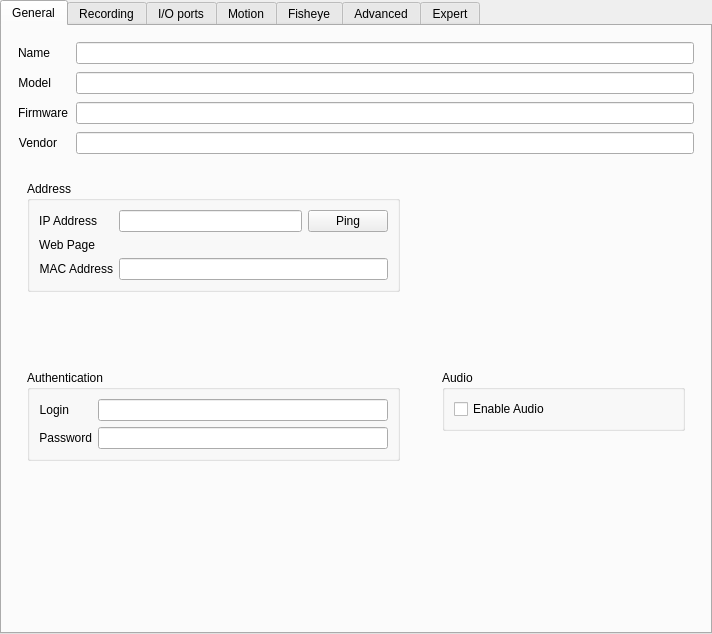
<?xml version="1.0" encoding="UTF-8"?>
<ui version="4.0">
 <class>SingleCameraSettingsWidget</class>
 <widget class="QWidget" name="SingleCameraSettingsWidget">
  <property name="geometry">
   <rect>
    <x>0</x>
    <y>0</y>
    <width>712</width>
    <height>634</height>
   </rect>
  </property>
  <layout class="QVBoxLayout" name="verticalLayout_8">
   <property name="spacing">
    <number>0</number>
   </property>
   <property name="leftMargin">
    <number>0</number>
   </property>
   <property name="topMargin">
    <number>0</number>
   </property>
   <property name="rightMargin">
    <number>0</number>
   </property>
   <property name="bottomMargin">
    <number>0</number>
   </property>
   <item>
    <widget class="QTabWidget" name="tabWidget">
     <property name="currentIndex">
      <number>0</number>
     </property>
     <widget class="QWidget" name="generalTab">
      <attribute name="title">
       <string>General</string>
      </attribute>
      <layout class="QVBoxLayout" name="verticalLayout_2" stretch="0,0,0,1">
       <property name="leftMargin">
        <number>16</number>
       </property>
       <property name="topMargin">
        <number>16</number>
       </property>
       <property name="rightMargin">
        <number>16</number>
       </property>
       <property name="bottomMargin">
        <number>16</number>
       </property>
       <item>
        <layout class="QFormLayout" name="topFormLayout">
         <property name="fieldGrowthPolicy">
          <enum>QFormLayout::AllNonFixedFieldsGrow</enum>
         </property>
         <property name="horizontalSpacing">
          <number>8</number>
         </property>
         <property name="verticalSpacing">
          <number>8</number>
         </property>
         <item row="0" column="0">
          <widget class="QLabel" name="nameLabel">
           <property name="text">
            <string>Name</string>
           </property>
           <property name="alignment">
            <set>Qt::AlignRight|Qt::AlignTrailing|Qt::AlignVCenter</set>
           </property>
          </widget>
         </item>
         <item row="0" column="1">
          <widget class="QLineEdit" name="nameEdit"/>
         </item>
         <item row="1" column="0">
          <widget class="QLabel" name="modelLabel">
           <property name="text">
            <string>Model</string>
           </property>
           <property name="alignment">
            <set>Qt::AlignRight|Qt::AlignTrailing|Qt::AlignVCenter</set>
           </property>
          </widget>
         </item>
         <item row="1" column="1">
          <widget class="QLineEdit" name="modelEdit">
           <property name="readOnly">
            <bool>true</bool>
           </property>
          </widget>
         </item>
         <item row="2" column="0">
          <widget class="QLabel" name="firmwareLabel">
           <property name="text">
            <string>Firmware</string>
           </property>
           <property name="alignment">
            <set>Qt::AlignRight|Qt::AlignTrailing|Qt::AlignVCenter</set>
           </property>
          </widget>
         </item>
         <item row="2" column="1">
          <widget class="QLineEdit" name="firmwareEdit">
           <property name="readOnly">
            <bool>true</bool>
           </property>
          </widget>
         </item>
         <item row="3" column="0">
          <widget class="QLabel" name="vendorLabel">
           <property name="text">
            <string>Vendor</string>
           </property>
           <property name="alignment">
            <set>Qt::AlignRight|Qt::AlignTrailing|Qt::AlignVCenter</set>
           </property>
          </widget>
         </item>
         <item row="3" column="1">
          <widget class="QLineEdit" name="vendorEdit">
           <property name="readOnly">
            <bool>true</bool>
           </property>
          </widget>
         </item>
        </layout>
       </item>
       <item>
        <layout class="QGridLayout" name="generalGridLayout" columnstretch="3,2">
         <property name="topMargin">
          <number>12</number>
         </property>
         <property name="horizontalSpacing">
          <number>24</number>
         </property>
         <property name="verticalSpacing">
          <number>20</number>
         </property>
         <item row="0" column="1">
          <widget class="QnImageControlWidget" name="imageControlWidget" native="true">
           <property name="focusPolicy">
            <enum>Qt::TabFocus</enum>
           </property>
          </widget>
         </item>
         <item row="1" column="1">
          <widget class="QWidget" name="widget_4" native="true">
           <layout class="QVBoxLayout" name="verticalLayout_11">
            <item>
             <widget class="QGroupBox" name="audioGroupBox">
              <property name="title">
               <string>Audio</string>
              </property>
              <property name="flat">
               <bool>true</bool>
              </property>
              <layout class="QVBoxLayout" name="audioVerticalLayout">
               <item>
                <widget class="QCheckBox" name="enableAudioCheckBox">
                 <property name="text">
                  <string>Enable Audio</string>
                 </property>
                </widget>
               </item>
              </layout>
             </widget>
            </item>
            <item>
             <spacer name="verticalSpacer_2">
              <property name="orientation">
               <enum>Qt::Vertical</enum>
              </property>
              <property name="sizeHint" stdset="0">
               <size>
                <width>20</width>
                <height>40</height>
               </size>
              </property>
             </spacer>
            </item>
           </layout>
          </widget>
         </item>
         <item row="1" column="0">
          <widget class="QWidget" name="widget_3" native="true">
           <layout class="QVBoxLayout" name="verticalLayout_5">
            <item>
             <widget class="QGroupBox" name="authenticationGroupBox">
              <property name="title">
               <string>Authentication</string>
              </property>
              <property name="flat">
               <bool>true</bool>
              </property>
              <layout class="QFormLayout" name="authenticationFormLayout">
               <property name="fieldGrowthPolicy">
                <enum>QFormLayout::AllNonFixedFieldsGrow</enum>
               </property>
               <item row="0" column="0">
                <widget class="QLabel" name="loginLabel">
                 <property name="text">
                  <string>Login</string>
                 </property>
                 <property name="alignment">
                  <set>Qt::AlignRight|Qt::AlignTrailing|Qt::AlignVCenter</set>
                 </property>
                </widget>
               </item>
               <item row="0" column="1">
                <widget class="QLineEdit" name="loginEdit"/>
               </item>
               <item row="1" column="0">
                <widget class="QLabel" name="passwordLabel">
                 <property name="text">
                  <string>Password</string>
                 </property>
                 <property name="alignment">
                  <set>Qt::AlignRight|Qt::AlignTrailing|Qt::AlignVCenter</set>
                 </property>
                </widget>
               </item>
               <item row="1" column="1">
                <widget class="QLineEdit" name="passwordEdit">
                 <property name="echoMode">
                  <enum>QLineEdit::PasswordEchoOnEdit</enum>
                 </property>
                </widget>
               </item>
              </layout>
             </widget>
            </item>
            <item>
             <spacer name="verticalSpacer_5">
              <property name="orientation">
               <enum>Qt::Vertical</enum>
              </property>
              <property name="sizeHint" stdset="0">
               <size>
                <width>20</width>
                <height>40</height>
               </size>
              </property>
             </spacer>
            </item>
           </layout>
          </widget>
         </item>
         <item row="0" column="0">
          <widget class="QWidget" name="widget_2" native="true">
           <layout class="QVBoxLayout" name="verticalLayout_4">
            <item>
             <widget class="QGroupBox" name="addressGroupBox">
              <property name="title">
               <string>Address</string>
              </property>
              <property name="flat">
               <bool>true</bool>
              </property>
              <layout class="QFormLayout" name="addressFormLayout">
               <property name="sizeConstraint">
                <enum>QLayout::SetNoConstraint</enum>
               </property>
               <property name="fieldGrowthPolicy">
                <enum>QFormLayout::AllNonFixedFieldsGrow</enum>
               </property>
               <item row="0" column="0">
                <widget class="QLabel" name="ipAddressLabel">
                 <property name="text">
                  <string>IP Address</string>
                 </property>
                 <property name="alignment">
                  <set>Qt::AlignRight|Qt::AlignTrailing|Qt::AlignVCenter</set>
                 </property>
                </widget>
               </item>
               <item row="0" column="1">
                <layout class="QHBoxLayout" name="horizontalLayout_5">
                 <item>
                  <widget class="QLineEdit" name="ipAddressEdit">
                   <property name="enabled">
                    <bool>true</bool>
                   </property>
                   <property name="frame">
                    <bool>true</bool>
                   </property>
                   <property name="readOnly">
                    <bool>true</bool>
                   </property>
                  </widget>
                 </item>
                 <item>
                  <widget class="QPushButton" name="pingButton">
                   <property name="sizePolicy">
                    <sizepolicy hsizetype="Fixed" vsizetype="Fixed">
                     <horstretch>0</horstretch>
                     <verstretch>0</verstretch>
                    </sizepolicy>
                   </property>
                   <property name="text">
                    <string>Ping</string>
                   </property>
                  </widget>
                 </item>
                </layout>
               </item>
               <item row="1" column="0">
                <widget class="QLabel" name="webPageLabel">
                 <property name="text">
                  <string>Web Page</string>
                 </property>
                 <property name="alignment">
                  <set>Qt::AlignRight|Qt::AlignTrailing|Qt::AlignVCenter</set>
                 </property>
                </widget>
               </item>
               <item row="1" column="1">
                <widget class="QLabel" name="webPageLink">
                 <property name="focusPolicy">
                  <enum>Qt::StrongFocus</enum>
                 </property>
                 <property name="text">
                  <string notr="true">&lt;camera url&gt;</string>
                 </property>
                 <property name="openExternalLinks">
                  <bool>false</bool>
                 </property>
                 <property name="textInteractionFlags">
                  <set>Qt::LinksAccessibleByKeyboard|Qt::LinksAccessibleByMouse</set>
                 </property>
                </widget>
               </item>
               <item row="2" column="0">
                <widget class="QLabel" name="macAddressLabel">
                 <property name="text">
                  <string>MAC Address</string>
                 </property>
                 <property name="alignment">
                  <set>Qt::AlignRight|Qt::AlignTrailing|Qt::AlignVCenter</set>
                 </property>
                </widget>
               </item>
               <item row="2" column="1">
                <widget class="QLineEdit" name="macAddressEdit">
                 <property name="readOnly">
                  <bool>true</bool>
                 </property>
                </widget>
               </item>
              </layout>
             </widget>
            </item>
            <item>
             <spacer name="verticalSpacer_3">
              <property name="orientation">
               <enum>Qt::Vertical</enum>
              </property>
              <property name="sizeHint" stdset="0">
               <size>
                <width>20</width>
                <height>40</height>
               </size>
              </property>
             </spacer>
            </item>
           </layout>
          </widget>
         </item>
        </layout>
       </item>
       <item>
        <widget class="QnLicensesProposeWidget" name="licensingWidget" native="true"/>
       </item>
       <item>
        <spacer name="verticalSpacer">
         <property name="orientation">
          <enum>Qt::Vertical</enum>
         </property>
         <property name="sizeHint" stdset="0">
          <size>
           <width>20</width>
           <height>40</height>
          </size>
         </property>
        </spacer>
       </item>
      </layout>
     </widget>
     <widget class="QWidget" name="recordingTab">
      <attribute name="title">
       <string>Recording</string>
      </attribute>
      <layout class="QVBoxLayout" name="recordingLayout">
       <property name="leftMargin">
        <number>16</number>
       </property>
       <property name="topMargin">
        <number>16</number>
       </property>
       <property name="rightMargin">
        <number>16</number>
       </property>
       <property name="bottomMargin">
        <number>16</number>
       </property>
       <item>
        <widget class="QnCameraScheduleWidget" name="cameraScheduleWidget" native="true"/>
       </item>
      </layout>
     </widget>
     <widget class="QWidget" name="ioSettingsTab">
      <attribute name="title">
       <string>I/O ports</string>
      </attribute>
      <layout class="QVBoxLayout" name="verticalLayout_28">
       <property name="leftMargin">
        <number>16</number>
       </property>
       <property name="topMargin">
        <number>16</number>
       </property>
       <property name="rightMargin">
        <number>16</number>
       </property>
       <property name="bottomMargin">
        <number>16</number>
       </property>
       <item>
        <widget class="QnIOPortSettingsWidget" name="ioPortSettingsWidget" native="true"/>
       </item>
      </layout>
     </widget>
     <widget class="QWidget" name="motionTab">
      <attribute name="title">
       <string>Motion</string>
      </attribute>
      <layout class="QVBoxLayout" name="verticalLayout_7" stretch="0,1">
       <property name="leftMargin">
        <number>16</number>
       </property>
       <property name="topMargin">
        <number>16</number>
       </property>
       <property name="rightMargin">
        <number>16</number>
       </property>
       <property name="bottomMargin">
        <number>16</number>
       </property>
       <item>
        <widget class="QLabel" name="motionAvailableLabel">
         <property name="font">
          <font>
           <pointsize>14</pointsize>
          </font>
         </property>
         <property name="text">
          <string>Motion is not available for this camera.</string>
         </property>
         <property name="alignment">
          <set>Qt::AlignCenter</set>
         </property>
        </widget>
       </item>
       <item>
        <widget class="QWidget" name="motionControlsWidget" native="true">
         <layout class="QVBoxLayout" name="verticalLayout" stretch="0,1,0">
          <property name="spacing">
           <number>16</number>
          </property>
          <item>
           <layout class="QHBoxLayout" name="horizontalLayout_3">
            <item>
             <widget class="QCheckBox" name="motionDetectionCheckBox">
              <property name="text">
               <string>Motion Detection</string>
              </property>
             </widget>
            </item>
            <item>
             <spacer name="horizontalSpacer_2">
              <property name="orientation">
               <enum>Qt::Horizontal</enum>
              </property>
              <property name="sizeHint" stdset="0">
               <size>
                <width>40</width>
                <height>20</height>
               </size>
              </property>
             </spacer>
            </item>
           </layout>
          </item>
          <item>
           <widget class="QWidget" name="motionWidget" native="true"/>
          </item>
          <item>
           <layout class="QHBoxLayout" name="horizontalLayout_2">
            <property name="spacing">
             <number>16</number>
            </property>
            <item>
             <widget class="QGroupBox" name="motionSensitivityGroupBox">
              <property name="title">
               <string>Sensitivity</string>
              </property>
              <layout class="QHBoxLayout" name="horizontalLayout_4">
               <property name="spacing">
                <number>10</number>
               </property>
              </layout>
             </widget>
            </item>
            <item>
             <layout class="QHBoxLayout" name="horizontalLayout">
              <property name="topMargin">
               <number>8</number>
              </property>
              <item>
               <widget class="QPushButton" name="resetMotionRegionsButton">
                <property name="text">
                 <string>Reset</string>
                </property>
               </widget>
              </item>
              <item>
               <spacer name="horizontalSpacer">
                <property name="orientation">
                 <enum>Qt::Horizontal</enum>
                </property>
                <property name="sizeHint" stdset="0">
                 <size>
                  <width>40</width>
                  <height>20</height>
                 </size>
                </property>
               </spacer>
              </item>
             </layout>
            </item>
           </layout>
          </item>
         </layout>
        </widget>
       </item>
      </layout>
     </widget>
     <widget class="QWidget" name="fisheyeTab">
      <attribute name="title">
       <string>Fisheye</string>
      </attribute>
      <layout class="QVBoxLayout" name="verticalLayout_10">
       <property name="leftMargin">
        <number>16</number>
       </property>
       <property name="topMargin">
        <number>16</number>
       </property>
       <property name="rightMargin">
        <number>16</number>
       </property>
       <property name="bottomMargin">
        <number>16</number>
       </property>
       <item>
        <widget class="QnFisheyeSettingsWidget" name="fisheyeSettingsWidget" native="true"/>
       </item>
      </layout>
     </widget>
     <widget class="QWidget" name="advancedTab">
      <attribute name="title">
       <string>Advanced</string>
      </attribute>
      <layout class="QVBoxLayout" name="verticalLayout_3">
       <property name="leftMargin">
        <number>16</number>
       </property>
       <property name="topMargin">
        <number>16</number>
       </property>
       <property name="rightMargin">
        <number>16</number>
       </property>
       <property name="bottomMargin">
        <number>16</number>
       </property>
       <item>
        <widget class="QnCameraAdvancedSettingsWidget" name="advancedSettingsWidget" native="true"/>
       </item>
      </layout>
     </widget>
     <widget class="QWidget" name="expertTab">
      <attribute name="title">
       <string>Expert</string>
      </attribute>
      <layout class="QVBoxLayout" name="verticalLayout_6">
       <property name="leftMargin">
        <number>16</number>
       </property>
       <property name="topMargin">
        <number>16</number>
       </property>
       <property name="rightMargin">
        <number>16</number>
       </property>
       <property name="bottomMargin">
        <number>16</number>
       </property>
       <item>
        <widget class="QnCameraExpertSettingsWidget" name="expertSettingsWidget" native="true"/>
       </item>
      </layout>
     </widget>
    </widget>
   </item>
   <item>
    <widget class="QnAlertBar" name="alertBar" native="true">
     <property name="text" stdset="0">
      <string>TextLabel</string>
     </property>
    </widget>
   </item>
  </layout>
 </widget>
 <customwidgets>
  <customwidget>
   <class>QnFisheyeSettingsWidget</class>
   <extends>QWidget</extends>
   <header>ui/widgets/properties/fisheye_settings_widget.h</header>
   <container>1</container>
  </customwidget>
  <customwidget>
   <class>QnCameraExpertSettingsWidget</class>
   <extends>QWidget</extends>
   <header location="global">ui/widgets/properties/expert_settings_widget.h</header>
   <container>1</container>
  </customwidget>
  <customwidget>
   <class>QnImageControlWidget</class>
   <extends>QWidget</extends>
   <header location="global">ui/widgets/properties/image_control_widget.h</header>
   <container>1</container>
  </customwidget>
  <customwidget>
   <class>QnIOPortSettingsWidget</class>
   <extends>QWidget</extends>
   <header location="global">ui/widgets/properties/ioport_settings_widget.h</header>
   <container>1</container>
  </customwidget>
  <customwidget>
   <class>QnCameraAdvancedSettingsWidget</class>
   <extends>QWidget</extends>
   <header location="global">ui/widgets/properties/camera_advanced_settings_widget.h</header>
   <container>1</container>
  </customwidget>
  <customwidget>
   <class>QnLicensesProposeWidget</class>
   <extends>QWidget</extends>
   <header location="global">ui/widgets/licensing/licenses_propose_widget.h</header>
   <container>1</container>
  </customwidget>
  <customwidget>
   <class>QnCameraScheduleWidget</class>
   <extends>QWidget</extends>
   <header location="global">ui/widgets/properties/camera_schedule_widget.h</header>
   <container>1</container>
  </customwidget>
  <customwidget>
   <class>QnAlertBar</class>
   <extends>QWidget</extends>
   <header location="global">ui/widgets/common/alert_bar.h</header>
  </customwidget>
 </customwidgets>
 <tabstops>
  <tabstop>tabWidget</tabstop>
  <tabstop>nameEdit</tabstop>
  <tabstop>modelEdit</tabstop>
  <tabstop>firmwareEdit</tabstop>
  <tabstop>vendorEdit</tabstop>
  <tabstop>ipAddressEdit</tabstop>
  <tabstop>pingButton</tabstop>
  <tabstop>webPageLink</tabstop>
  <tabstop>macAddressEdit</tabstop>
  <tabstop>imageControlWidget</tabstop>
  <tabstop>loginEdit</tabstop>
  <tabstop>passwordEdit</tabstop>
  <tabstop>enableAudioCheckBox</tabstop>
 </tabstops>
 <resources/>
 <connections/>
 <slots>
  <slot>buttonClicked(QAbstractButton*)</slot>
 </slots>
</ui>
